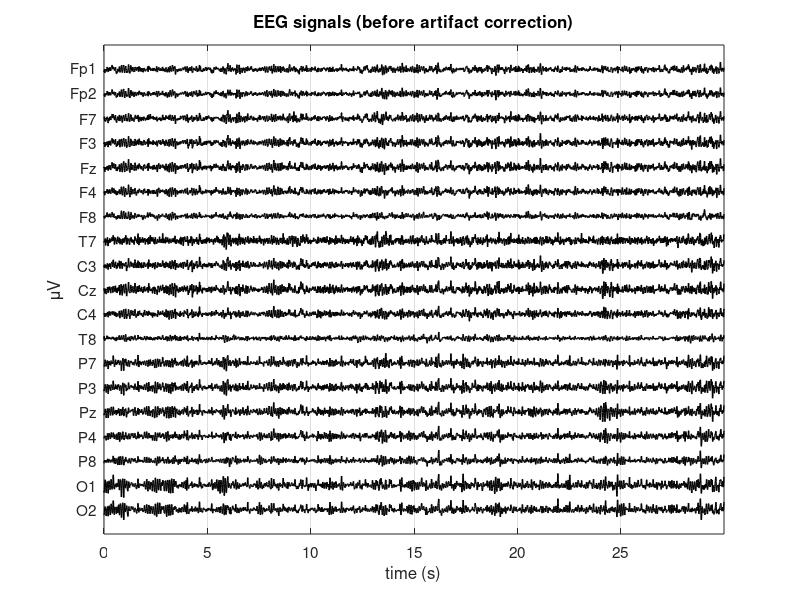

MATLAB code to generate this figure: (Note: this script raises an error after producing the figure.)
%% SOLUTION OF EXERCISE 4 - Suggestion: run one section at a time
%%same steps as EXERCISE 3
%% Exercise 4 Point 1 - Load the file and plot the 19 EEG signals in time (before artifact correction)
%%Being the signals acquired in closed eyes condition, the blinking
%%artifact in frontal electrodes is not present

clear
close all
clc

load EYES_CLOSED.mat

[n,m] = size(X); % n channels, m time samples

t=[0:1:m-1]/srate; % time axis in seconds


% I plot the first 30 seconds of the tracing 
start=1;
stop=30*srate; %m;
delta=100;

figure
for i = 1:n
    plot(t(start:stop), X(i,start:stop)-delta*(i-1), 'k','linewidth',1);
    hold on
end
xlim([t(start) t(stop)])
ylim([-delta*n delta])
xlabel('time (s)')
ylabel('\muV')
title('EEG signals (before artifact correction)')
set(gca,'ytick',[-delta*(n-1):delta:0])
set(gca,'ytickLabel',fliplr(ch_names))
set(gca,'fontsize',11)
grid

%% Exercise 4 Point 2 - Compute and plot the power spectral density of the 19 EEG signals (before artifact correction)
%It is possible to note that the signals here, compared to Exercise 3, has
%a more prominent alpha activity (peak around 10 Hz) since here the subject
%is with closed eyes, and alpha rhythm is amplified in absence of visual
%input

window=srate*5;  %I use sections of 5 seconds (number of points per section = 5*srate=5*128)
NFFT=2*window; %number of points used for estimation of PSD = 10*srate-->zero-padding to increase
% frequency resolution up to 0.1 Hz  (freq res = srate/NFFT = srate/(10*srate)=0.1 Hz)
[PSD,f]=pwelch(X',window,[],NFFT,srate); %each column of PSD contains the power spectral
% density of the corresponding column of X', that is the i-th column of PSD
% contains the PSD of the i-th EEG channel 

figure
for i = 1:n
    subplot(4,5,i)
    plot(f, PSD(:,i),'color',[0 0 0],'linewidth',1);
    title(ch_names{i})
    xlim([0.5 50])
    xlabel('Hz');
    ylabel('{\muV}^2/Hz')  
end
sgtitle('PSD of EEG signals (before artifact correction)')

%% Exercise 4 Point 3 - Save the EEG data X for their use in EEGLAB

%%comment the following instruction after the first usage
%save dataExercise4.mat X

%% Exercise 4 Point 4  - Perform ICA and obtain the demixing matrix (using the GUI of EEGLAB)
% Follow the instructions in the text of Exercise 4 (same as in Exercise 3: in eeglab, import dataExercise4.mat, compute and export the demixing
% matrix (here saved in matrixW_Exercise4.txt), plot the topographical maps and save them in a .fig file (here
% mapICs_Exercise4.fig)

%% Exercise 4 Point 5 - Load the demixing matrix, compute and plot the ICs as a function of time

load matrixW_Exercise4.txt 
W=matrixW_Exercise4;
A=inv(W); % mixing matrix A obtained by inverting the demixing matrix W
Y=W*X;  % Y contains the estimated independent components (n x m)

labels_IC=cell(1,size(Y,1)); % 1 x n
for i=1:size(Y,1)
    labels_IC{i}=['IC',num2str(i)];
end

% I plot 30 seconds 

start=1;
stop=30*srate; 

delta=20;

figure
for i = 1:n
    plot(t(start:stop), Y(i,start:stop)-delta*(i-1), 'k','linewidth',1);
    hold on
end
xlim([t(start) t(stop)])
ylim([-delta*n delta])
xlabel('time (s)')
ylabel('\muV')
title('estimated independent components')
set(gca,'ytick',[-delta*(n-1):delta:0])
set(gca,'yticklabel',fliplr(labels_IC))
set(gca,'fontsize',11)
grid

%% Exercise 4 Point 6 - Compute and plot the power spectral density of the estimated ICs

%same parameter setting as for EEG signals (X)
window=5*srate; 
NFFT=2*window; 
[PSD_IC,f]=pwelch(Y',window,[],NFFT,srate);

figure
for i = 1:n
    subplot(4,5,i)
    plot(f, PSD_IC(:,i),'k','linewidth',1);
    title(labels_IC{i})
    xlim([0.5 50])
    xlabel('Hz')
    ylabel('{\muV}^2/Hz')
    grid
end
sgtitle('PSD of estimated independent components')

%% Exercise 4 Point 7 - Identification of artifact components via exploration of time pattern, PSD, topographical map
%%you can also open  the figure of the topographical maps created using
%%EEGLAB (uncomment the following instruction)
%openfig('mapICs_Exercise4.fig');

%%I use the next istruction to better explore some ICs (IMPORTANT: since
%%this function uses the topoplot function of EEGLAB toolbox, you need
%%first to launch EEGLAB (then you can close the EEGLAB GUI).In general,
%%it is useful to inspect all the ICs using the function plot_IC.m. 
index_IC=[1,12:19];
plot_IC(index_IC,A,Y,PSD_IC,f,'Standard-10-20-Cap19.locs',srate,t(1),t(end))

% IC1 ECG artifact; this is the most evident
% Also ICs from 12 to 19 seem to  contains some artifacts (e.g. muscle/eye activity) 
% rather than useful signals; here I eliminate  12:19. Actually thet contribute
% little to the variance of data X, hence their removal has just a
% little effect. 
    
%% Exercise 4 Point 8 - Removal of the main artifact components, reconstruction of cleaned EEG, time pattern and PSD of the cleaned EEG

Snew=Y;
Snew([1,12:19],:)=0; % I cancel the ICs identified as artifact components

Xnew=A*Snew; % these are the EEG signals cleaned from the identified artifact components

delta=100;

start=1;
stop=30*srate;

figure
for i = 1:n
    plot(t(start:stop), Xnew(i,start:stop)-delta*(i-1), 'k','linewidth',1);
    hold on
end
xlim([t(start) t(stop)])
ylim([-delta*n delta])
xlabel('time (s)')
ylabel('\muV')
title('EEG signals (after artifact correction)')
set(gca,'ytick',[-delta*(n-1):delta:0])
set(gca,'ytickLabel',fliplr(ch_names))
set(gca,'fontsize',11)
grid
% compare the figure 'EEG signals (after artifact correction)' vs 'EEG signals (before artifact correction)'

window=srate*5;
NFFY=2*window; 

[PSDnew,f]=pwelch(Xnew',window,[],NFFT,srate); 

figure
for i = 1:n
    subplot(4,5,i)
    plot(f, PSDnew(:,i),'r','linewidth',1);
    title(ch_names{i})
    xlim([0.5 50])
    xlabel('Hz')
    ylabel('{\muV}^2/Hz')
end
sgtitle('PSD of EEG signals (after artifact correction)')
% compare the figure 'PSD of EEG signals (after artifact correction)' vs s'PSD of EEG signals (before artifact correction)'

% overlapping between PSD of EEG signals before and after artifact
figure
for i = 1:n
    subplot(4,5,i)
    plot(f, PSD(:,i),'k','linewidth',1);
    hold on
    plot(f, PSDnew(:,i),'r','linewidth',1);
    title(ch_names{i})
    xlim([0.5 50])
    xlabel('Hz')
    ylabel('{\muV}^2/Hz')
end
sgtitle('PSD of EEG signals (before vs after artifact correction)')
